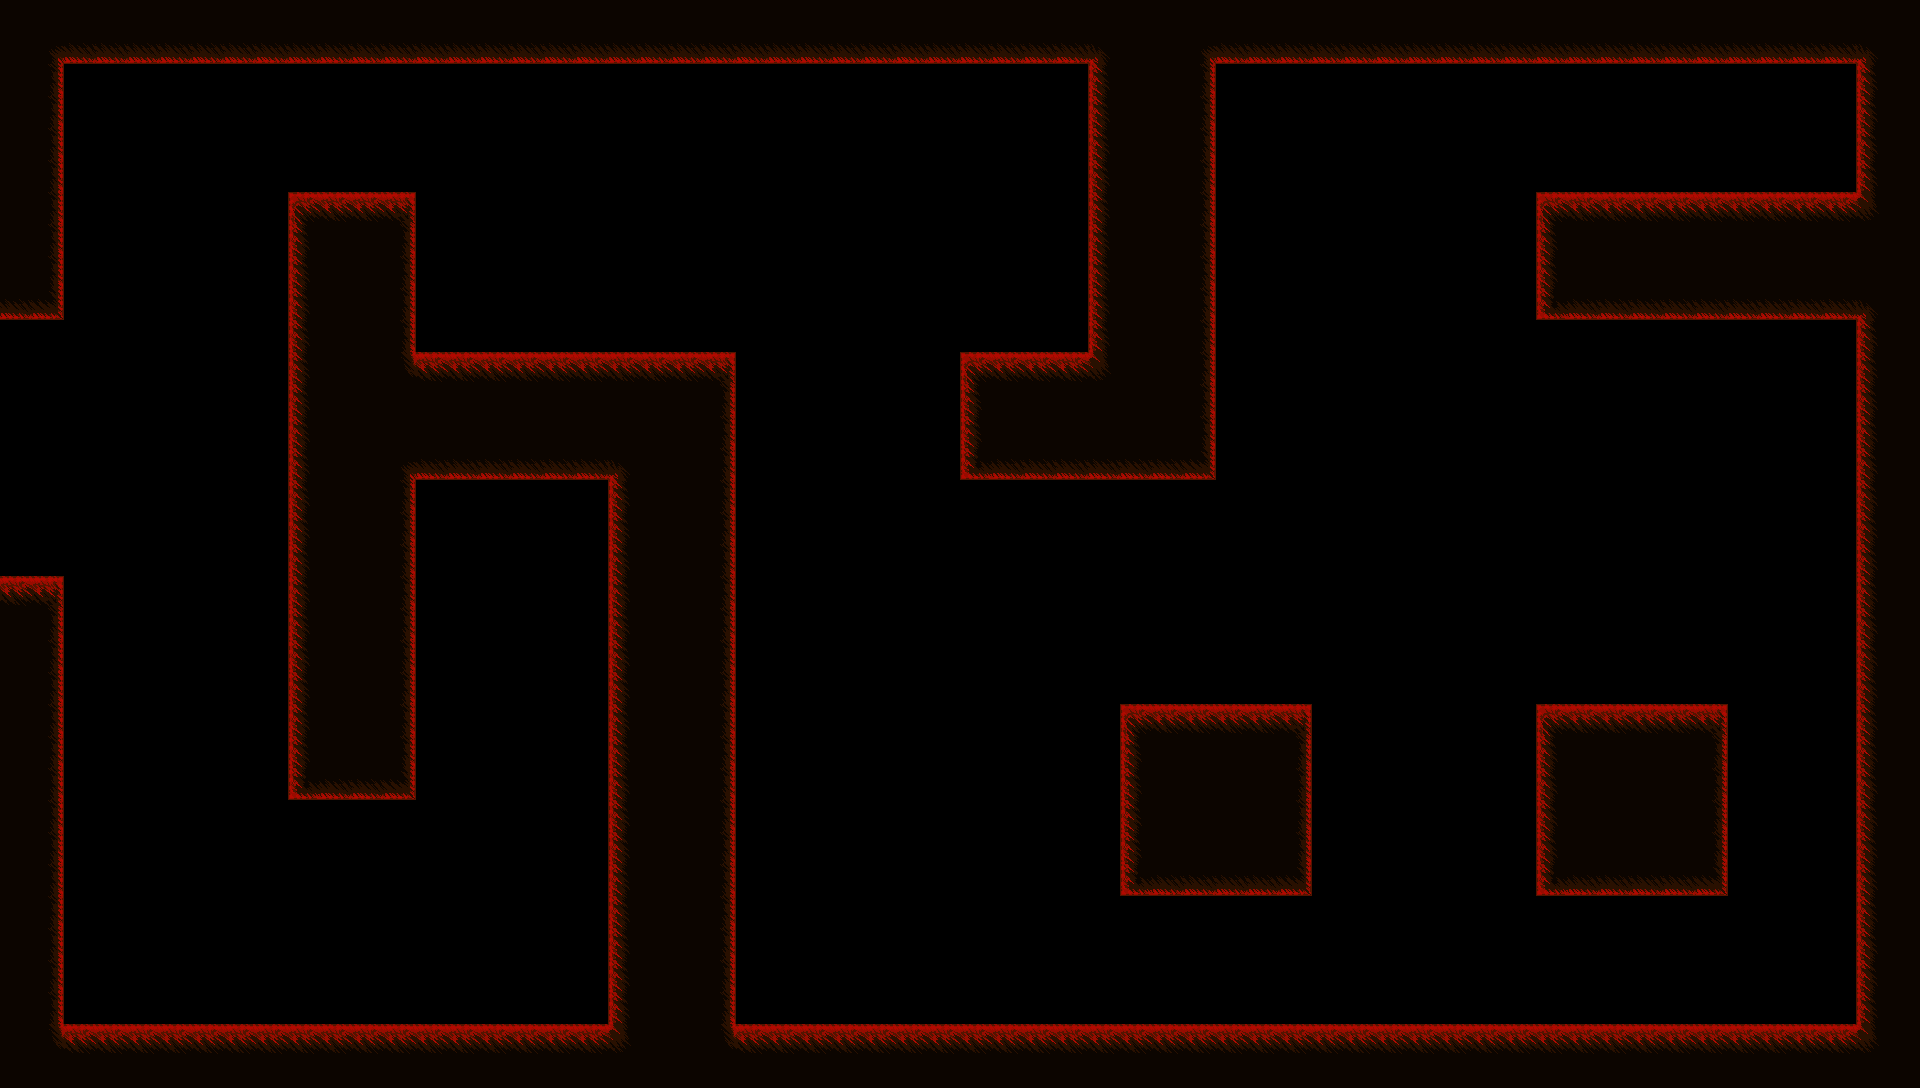

A 2D game scene composited from a Tiled map and its tileset images. What follows is a short description and the map's XML, with every tile layer's data as written:
An orthogonal 60x34 tile map with 32x32 px tiles, 1 tile layer (walls).

<map version="1.10" tiledversion="1.10.1" orientation="orthogonal" renderorder="right-down" width="60" height="34" tilewidth="32" tileheight="32" infinite="0" nextlayerid="2" nextobjectid="1">
 <tileset firstgid="1" source="walls.tsx" />
 <layer id="1" name="walls" width="60" height="34">
  <data encoding="csv">
11,11,11,11,11,11,11,11,11,11,11,11,11,11,11,11,11,11,11,11,11,11,11,11,11,11,11,11,11,11,11,11,11,11,11,11,11,11,11,11,11,11,11,11,11,11,11,11,11,11,11,11,11,11,11,11,11,11,11,11,
11,30,20,20,20,20,20,20,20,20,20,20,20,20,20,20,20,20,20,20,20,20,20,20,20,20,20,20,20,20,20,20,20,20,39,11,11,30,20,20,20,20,20,20,20,20,20,20,20,20,20,20,20,20,20,20,20,20,39,11,
11,12,0,0,0,0,0,0,0,0,0,0,0,0,0,0,0,0,0,0,0,0,0,0,0,0,0,0,0,0,0,0,0,0,10,11,11,12,0,0,0,0,0,0,0,0,0,0,0,0,0,0,0,0,0,0,0,0,10,11,
11,12,0,0,0,0,0,0,0,0,0,0,0,0,0,0,0,0,0,0,0,0,0,0,0,0,0,0,0,0,0,0,0,0,10,11,11,12,0,0,0,0,0,0,0,0,0,0,0,0,0,0,0,0,0,0,0,0,10,11,
11,12,0,0,0,0,0,0,0,0,0,0,0,0,0,0,0,0,0,0,0,0,0,0,0,0,0,0,0,0,0,0,0,0,10,11,11,12,0,0,0,0,0,0,0,0,0,0,0,0,0,0,0,0,0,0,0,0,10,11,
11,12,0,0,0,0,0,0,0,0,0,0,0,0,0,0,0,0,0,0,0,0,0,0,0,0,0,0,0,0,0,0,0,0,10,11,11,12,0,0,0,0,0,0,0,0,0,0,0,0,0,0,0,0,0,0,0,0,10,11,
11,12,0,0,0,0,0,0,0,1,2,2,3,0,0,0,0,0,0,0,0,0,0,0,0,0,0,0,0,0,0,0,0,0,10,11,11,12,0,0,0,0,0,0,0,0,0,0,1,2,2,2,2,2,2,2,2,2,38,11,
11,12,0,0,0,0,0,0,0,10,11,11,12,0,0,0,0,0,0,0,0,0,0,0,0,0,0,0,0,0,0,0,0,0,10,11,11,12,0,0,0,0,0,0,0,0,0,0,10,11,11,11,11,11,11,11,11,11,11,11,
11,12,0,0,0,0,0,0,0,10,11,11,12,0,0,0,0,0,0,0,0,0,0,0,0,0,0,0,0,0,0,0,0,0,10,11,11,12,0,0,0,0,0,0,0,0,0,0,10,11,11,11,11,11,11,11,11,11,11,11,
20,21,0,0,0,0,0,0,0,10,11,11,12,0,0,0,0,0,0,0,0,0,0,0,0,0,0,0,0,0,0,0,0,0,10,11,11,12,0,0,0,0,0,0,0,0,0,0,19,20,20,20,20,20,20,20,20,20,39,11,
0,0,0,0,0,0,0,0,0,10,11,11,12,0,0,0,0,0,0,0,0,0,0,0,0,0,0,0,0,0,0,0,0,0,10,11,11,12,0,0,0,0,0,0,0,0,0,0,0,0,0,0,0,0,0,0,0,0,10,11,
0,0,0,0,0,0,0,0,0,10,11,11,37,2,2,2,2,2,2,2,2,2,3,0,0,0,0,0,0,0,1,2,2,2,38,11,11,12,0,0,0,0,0,0,0,0,0,0,0,0,0,0,0,0,0,0,0,0,10,11,
0,0,0,0,0,0,0,0,0,10,11,11,11,11,11,11,11,11,11,11,11,11,12,0,0,0,0,0,0,0,10,11,11,11,11,11,11,12,0,0,0,0,0,0,0,0,0,0,0,0,0,0,0,0,0,0,0,0,10,11,
0,0,0,0,0,0,0,0,0,10,11,11,11,11,11,11,11,11,11,11,11,11,12,0,0,0,0,0,0,0,10,11,11,11,11,11,11,12,0,0,0,0,0,0,0,0,0,0,0,0,0,0,0,0,0,0,0,0,10,11,
0,0,0,0,0,0,0,0,0,10,11,11,30,20,20,20,20,20,20,39,11,11,12,0,0,0,0,0,0,0,19,20,20,20,20,20,20,21,0,0,0,0,0,0,0,0,0,0,0,0,0,0,0,0,0,0,0,0,10,11,
0,0,0,0,0,0,0,0,0,10,11,11,12,0,0,0,0,0,0,10,11,11,12,0,0,0,0,0,0,0,0,0,0,0,0,0,0,0,0,0,0,0,0,0,0,0,0,0,0,0,0,0,0,0,0,0,0,0,10,11,
0,0,0,0,0,0,0,0,0,10,11,11,12,0,0,0,0,0,0,10,11,11,12,0,0,0,0,0,0,0,0,0,0,0,0,0,0,0,0,0,0,0,0,0,0,0,0,0,0,0,0,0,0,0,0,0,0,0,10,11,
0,0,0,0,0,0,0,0,0,10,11,11,12,0,0,0,0,0,0,10,11,11,12,0,0,0,0,0,0,0,0,0,0,0,0,0,0,0,0,0,0,0,0,0,0,0,0,0,0,0,0,0,0,0,0,0,0,0,10,11,
2,3,0,0,0,0,0,0,0,10,11,11,12,0,0,0,0,0,0,10,11,11,12,0,0,0,0,0,0,0,0,0,0,0,0,0,0,0,0,0,0,0,0,0,0,0,0,0,0,0,0,0,0,0,0,0,0,0,10,11,
11,12,0,0,0,0,0,0,0,10,11,11,12,0,0,0,0,0,0,10,11,11,12,0,0,0,0,0,0,0,0,0,0,0,0,0,0,0,0,0,0,0,0,0,0,0,0,0,0,0,0,0,0,0,0,0,0,0,10,11,
11,12,0,0,0,0,0,0,0,10,11,11,12,0,0,0,0,0,0,10,11,11,12,0,0,0,0,0,0,0,0,0,0,0,0,0,0,0,0,0,0,0,0,0,0,0,0,0,0,0,0,0,0,0,0,0,0,0,10,11,
11,12,0,0,0,0,0,0,0,10,11,11,12,0,0,0,0,0,0,10,11,11,12,0,0,0,0,0,0,0,0,0,0,0,0,0,0,0,0,0,0,0,0,0,0,0,0,0,0,0,0,0,0,0,0,0,0,0,10,11,
11,12,0,0,0,0,0,0,0,10,11,11,12,0,0,0,0,0,0,10,11,11,12,0,0,0,0,0,0,0,0,0,0,0,0,1,2,2,2,2,3,0,0,0,0,0,0,0,1,2,2,2,2,3,0,0,0,0,10,11,
11,12,0,0,0,0,0,0,0,10,11,11,12,0,0,0,0,0,0,10,11,11,12,0,0,0,0,0,0,0,0,0,0,0,0,10,11,11,11,11,12,0,0,0,0,0,0,0,10,11,11,11,11,12,0,0,0,0,10,11,
11,12,0,0,0,0,0,0,0,19,20,20,21,0,0,0,0,0,0,10,11,11,12,0,0,0,0,0,0,0,0,0,0,0,0,10,11,11,11,11,12,0,0,0,0,0,0,0,10,11,11,11,11,12,0,0,0,0,10,11,
11,12,0,0,0,0,0,0,0,0,0,0,0,0,0,0,0,0,0,10,11,11,12,0,0,0,0,0,0,0,0,0,0,0,0,10,11,11,11,11,12,0,0,0,0,0,0,0,10,11,11,11,11,12,0,0,0,0,10,11,
11,12,0,0,0,0,0,0,0,0,0,0,0,0,0,0,0,0,0,10,11,11,12,0,0,0,0,0,0,0,0,0,0,0,0,10,11,11,11,11,12,0,0,0,0,0,0,0,10,11,11,11,11,12,0,0,0,0,10,11,
11,12,0,0,0,0,0,0,0,0,0,0,0,0,0,0,0,0,0,10,11,11,12,0,0,0,0,0,0,0,0,0,0,0,0,19,20,20,20,20,21,0,0,0,0,0,0,0,19,20,20,20,20,21,0,0,0,0,10,11,
11,12,0,0,0,0,0,0,0,0,0,0,0,0,0,0,0,0,0,10,11,11,12,0,0,0,0,0,0,0,0,0,0,0,0,0,0,0,0,0,0,0,0,0,0,0,0,0,0,0,0,0,0,0,0,0,0,0,10,11,
11,12,0,0,0,0,0,0,0,0,0,0,0,0,0,0,0,0,0,10,11,11,12,0,0,0,0,0,0,0,0,0,0,0,0,0,0,0,0,0,0,0,0,0,0,0,0,0,0,0,0,0,0,0,0,0,0,0,10,11,
11,12,0,0,0,0,0,0,0,0,0,0,0,0,0,0,0,0,0,10,11,11,12,0,0,0,0,0,0,0,0,0,0,0,0,0,0,0,0,0,0,0,0,0,0,0,0,0,0,0,0,0,0,0,0,0,0,0,10,11,
11,12,0,0,0,0,0,0,0,0,0,0,0,0,0,0,0,0,0,10,11,11,12,0,0,0,0,0,0,0,0,0,0,0,0,0,0,0,0,0,0,0,0,0,0,0,0,0,0,0,0,0,0,0,0,0,0,0,10,11,
11,37,2,2,2,2,2,2,2,2,2,2,2,2,2,2,2,2,2,38,11,11,37,2,2,2,2,2,2,2,2,2,2,2,2,2,2,2,2,2,2,2,2,2,2,2,2,2,2,2,2,2,2,2,2,2,2,2,38,11,
11,11,11,11,11,11,11,11,11,11,11,11,11,11,11,11,11,11,11,11,11,11,11,11,11,11,11,11,11,11,11,11,11,11,11,11,11,11,11,11,11,11,11,11,11,11,11,11,11,11,11,11,11,11,11,11,11,11,11,11
</data>
 </layer>
</map>